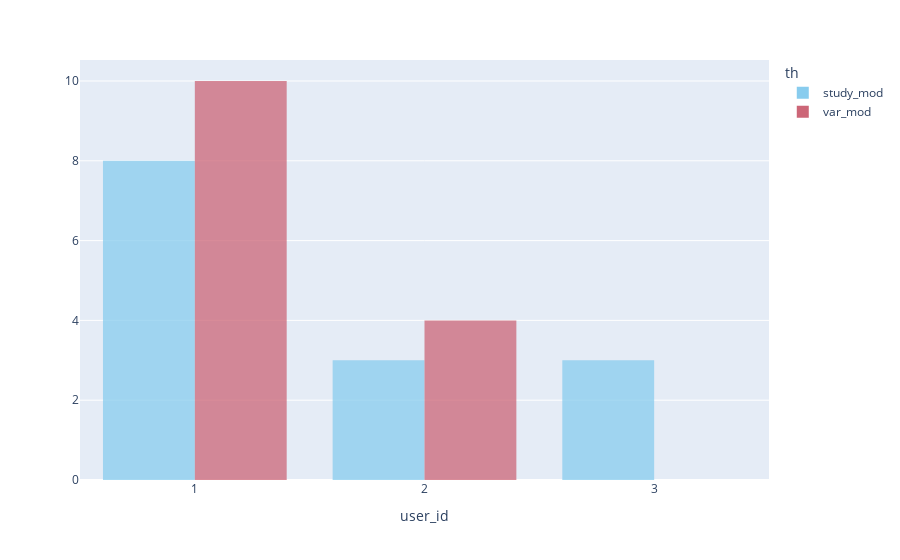

This figure's notebook cell:
### Code cell
color_palette = px.colors.qualitative.Safe
fig = px.histogram(
    human_h.groupby(["th", "mod"]).agg({"user_id": "nunique"}).reset_index(),
    x="user_id", histnorm="", nbins=human_h.user_id.unique().shape[0], color="th",
    color_discrete_sequence=color_palette, opacity=0.75)
fig.update_layout(barmode='group')
fig.write_image("../visualisations/user_studies_common_mod.pdf", format='pdf')
fig.show()

### Figure 1 — Plotly figure (JSON) as saved in the notebook; plotly's stock layout.template omitted (floating-point values rounded to 4 significant figures)
{"data": [{"alignmentgroup": "True", "bingroup": "x", "histnorm": "", "hovertemplate": "th=study_mod<br>user_id=%{x}<br>=%{y}<extra></extra>", "legendgroup": "study_mod", "marker": {"color": "rgb(136, 204, 238)", "opacity": 0.75, "pattern": {"shape": ""}}, "name": "study_mod", "nbinsx": 3, "offsetgroup": "study_mod", "orientation": "v", "showlegend": true, "type": "histogram", "x": [1, 1, 3, 1, 1, 1, 2, 2, 1, 3, 2, 3, 1, 1], "xaxis": "x", "yaxis": "y"}, {"alignmentgroup": "True", "bingroup": "x", "histnorm": "", "hovertemplate": "th=var_mod<br>user_id=%{x}<br>=%{y}<extra></extra>", "legendgroup": "var_mod", "marker": {"color": "rgb(204, 102, 119)", "opacity": 0.75, "pattern": {"shape": ""}}, "name": "var_mod", "nbinsx": 3, "offsetgroup": "var_mod", "orientation": "v", "showlegend": true, "type": "histogram", "x": [1, 2, 1, 2, 1, 1, 1, 1, 1, 1, 1, 1, 2, 2], "xaxis": "x", "yaxis": "y"}], "layout": {"barmode": "group", "legend": {"title": {"text": "th"}, "tracegroupgap": 0}, "margin": {"t": 60}, "xaxis": {"anchor": "y", "domain": [0, 1], "title": {"text": "user_id"}}, "yaxis": {"anchor": "x", "domain": [0, 1], "title": {"text": ""}}}}
